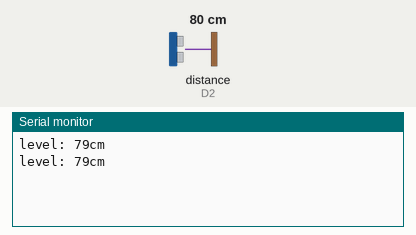
Simulated run of this sketch. Board: ESP8266 (NodeMCU). Parts: the last lines printed to the serial monitor. Wiring (inferred from the names in the program): ultrasonic range finder: trigger D3; echo D2. Inputs (shaded band) come from the test bench; at power-on: distance to the obstacle (sensor on D2) 80 cm. The echo pulse lasts 58.3 µs per cm; WiFi joins after 1.5 s; servers stay silent unless stated.

Above: at 2.7 s.
2.8 s: distance to the obstacle (sensor on D2) set to 2 cm
At 4.2 s:
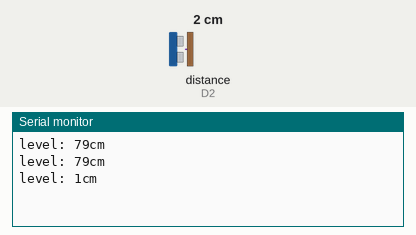
4.4 s: distance to the obstacle (sensor on D2) set to 4 cm
At 5.9 s:
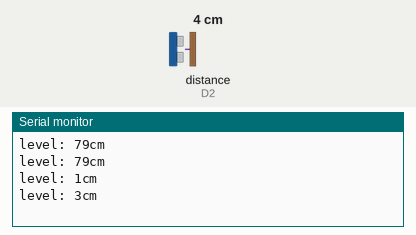
Timing chart, 0 to 7.4 s (numbered marks = the images above; inputs shaded):
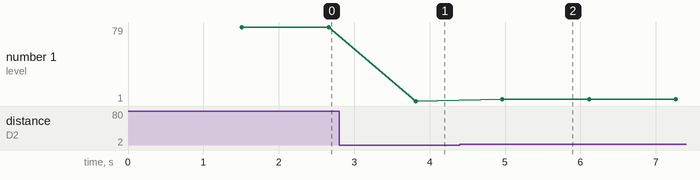

The sketch:

iotalarm.ino
```cpp
// library import
#include "FirebaseESP8266.h"
#include <WiFiManager.h>          // For WiFi config AP

// firebase setting
#define FIREBASE_HOST ""
#define FIREBASE_AUTH ""
FirebaseData firebaseData;

// wifi setting
char* ssid_ap = "IoTAlarm";
const char* password_ap = "";
WiFiManager wifiManager;

// pin setting
const int trigPin = D3;
const int echoPin = D2;

// sensor
long duration;
int distance;

int getUltraSonicSensor() {

  digitalWrite(trigPin, LOW);
  delayMicroseconds(2);
  digitalWrite(trigPin, HIGH);
  delayMicroseconds(10);
  digitalWrite(trigPin, LOW);

  duration = pulseIn(echoPin, HIGH);
  distance = duration * 0.034 / 2;

  return distance;
}

void setup()
{
  Serial.begin(9600);
  pinMode(trigPin, OUTPUT); // Sets the trigPin as an Output
  pinMode(echoPin, INPUT); // Sets the echoPin as an Input

// wifi connect
   wifiManager.autoConnect(ssid_ap, password_ap);

  // firebase begin after wifi connect
  Firebase.begin(FIREBASE_HOST, FIREBASE_AUTH);
  Firebase.reconnectWiFi(true);

}

void loop() {
  int val = getUltraSonicSensor();

  Serial.print(F("level: "));
  Serial.print(val);
  Serial.println(F("cm "));
  Firebase.setFloat(firebaseData, "/FirebaseIOT/level", val);
  delay(1000); // 1sec
}
```

Measured:
- after the input at 2.8 s, the serial monitor: prints a new line after 1.0 s (image 1)
- after the input at 4.4 s, the serial monitor: prints a new line after 0.57 s (image 2)
- plotted number 1: 79 → 1 after the input at 2.8 s, 1 → 3 after the input at 4.4 s
